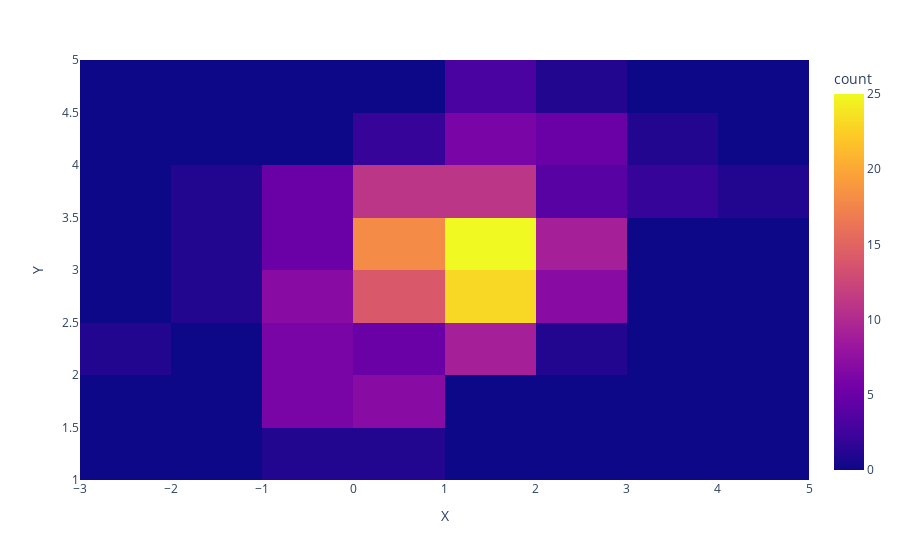

The cell this chart's notebook holds for it:
### Code cell
df = data1
fig = px.density_heatmap(df, x="X", y="Y")
fig.show()

### Figure 1 — Plotly figure (JSON) as saved in the notebook; plotly's stock layout.template omitted (floating-point values rounded to 4 significant figures; data arrays with more than 128 entries replaced by an {"elided": "..."} marker saying what was removed)
{"data": [{"coloraxis": "coloraxis", "hovertemplate": "X=%{x}<br>Y=%{y}<br>count=%{z}<extra></extra>", "name": "", "type": "histogram2d", "x": {"elided": "200 float values"}, "xaxis": "x", "xbingroup": "x", "y": {"elided": "200 float values"}, "yaxis": "y", "ybingroup": "y"}], "layout": {"coloraxis": {"colorbar": {"title": {"text": "count"}}, "colorscale": [[0, "#0d0887"], [0.1111, "#46039f"], [0.2222, "#7201a8"], [0.3333, "#9c179e"], [0.4444, "#bd3786"], [0.5556, "#d8576b"], [0.6667, "#ed7953"], [0.7778, "#fb9f3a"], [0.8889, "#fdca26"], [1, "#f0f921"]]}, "legend": {"tracegroupgap": 0}, "margin": {"t": 60}, "xaxis": {"anchor": "y", "domain": [0, 1], "title": {"text": "X"}}, "yaxis": {"anchor": "x", "domain": [0, 1], "title": {"text": "Y"}}}}
